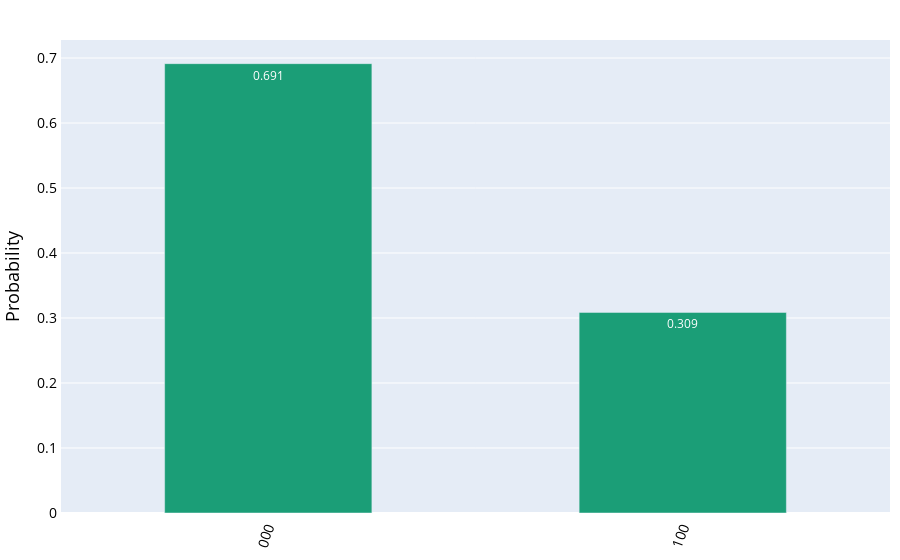

Notebook source saved alongside this figure:
### Code cell
job = execute(objective, backend=Aer.get_backend('statevector_simulator'))
probability_distribution(job.result().get_counts())

### Figure 1 — Plotly figure (JSON) as saved in the notebook; plotly's stock layout.template omitted (floating-point values rounded to 4 significant figures)
{"data": [{"hoverinfo": "text", "hovertext": ["<b>000</b><br>P = 0.691", "<b>100</b><br>P = 0.309"], "marker": {"color": "#1b9e77"}, "name": "", "text": [0.691, 0.309], "textposition": "auto", "type": "bar", "width": 0.5, "x": [0, 1], "y": [0.6913, 0.3087]}], "layout": {"font": {"color": "black"}, "margin": {"b": 10, "l": 50, "r": 10, "t": 40}, "paper_bgcolor": "white", "showlegend": false, "title": {"font": {"size": 20}, "x": 0.5}, "xaxis": {"linewidth": 1, "showline": true, "tickangle": -70, "tickfont": {"size": 14}, "ticktext": ["000", "100"], "tickvals": [0, 1]}, "yaxis": {"linewidth": 1, "showline": true, "tickfont": {"size": 14}, "title": {"font": {"size": 18}, "text": "Probability"}}}}
